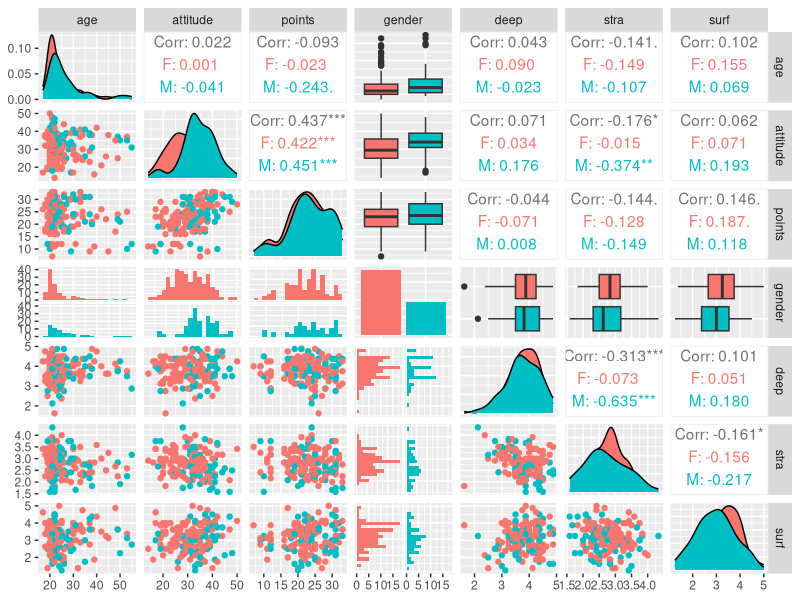
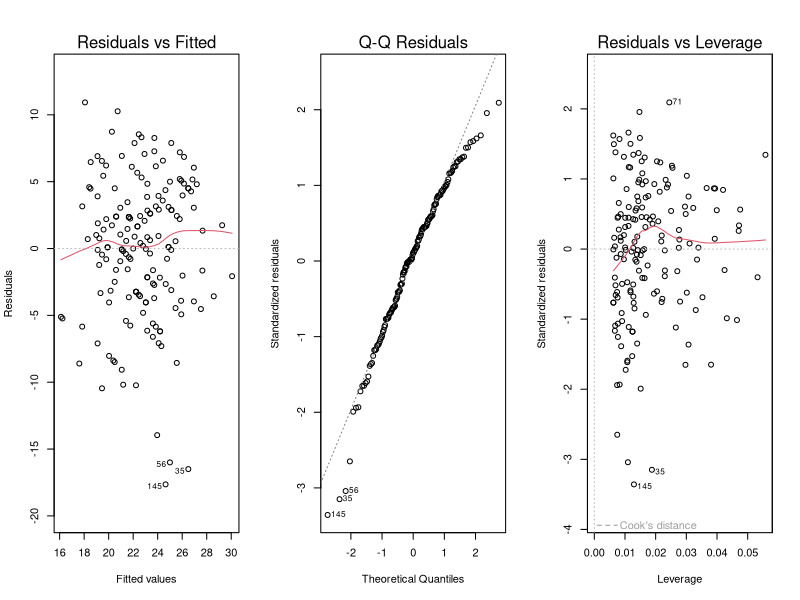

The R source for these figures, in order:
## ---- chunk 1
# Clear memory.
rm(list = ls())

# Define packages required by this script.
library(dplyr)
library(GGally)
library(ggplot2)

# This affects wrappings of the output of summary().
options(width = 60)
## ---- chunk 2
# Read in the data
lrn2014a <- as.data.frame(read.table('data/learning2014.csv',  sep="\t", header=TRUE))
## ---- chunk 3
p <- ggpairs(lrn2014a, mapping = aes(col = gender), lower = list(combo = wrap("facethist", bins = 20)))
p
## ---- chunk 4
summary(lrn2014a)
## ---- chunk 5
lrn2014_model <- lm(points ~ attitude + stra + surf, data = lrn2014a)
## ---- chunk 6
summary(lrn2014_model)
## ---- chunk 7
lrn2014_model <- lm(points ~ attitude + surf, data = lrn2014a)
summary(lrn2014_model)
## ---- chunk 8
par(mfrow = c(1,3)) # Set some graphical params.
# It seems that the drawing order of the plot is independent of the vector
# order and can't be changed.
plot(lrn2014_model, which = c(1,2,5))
